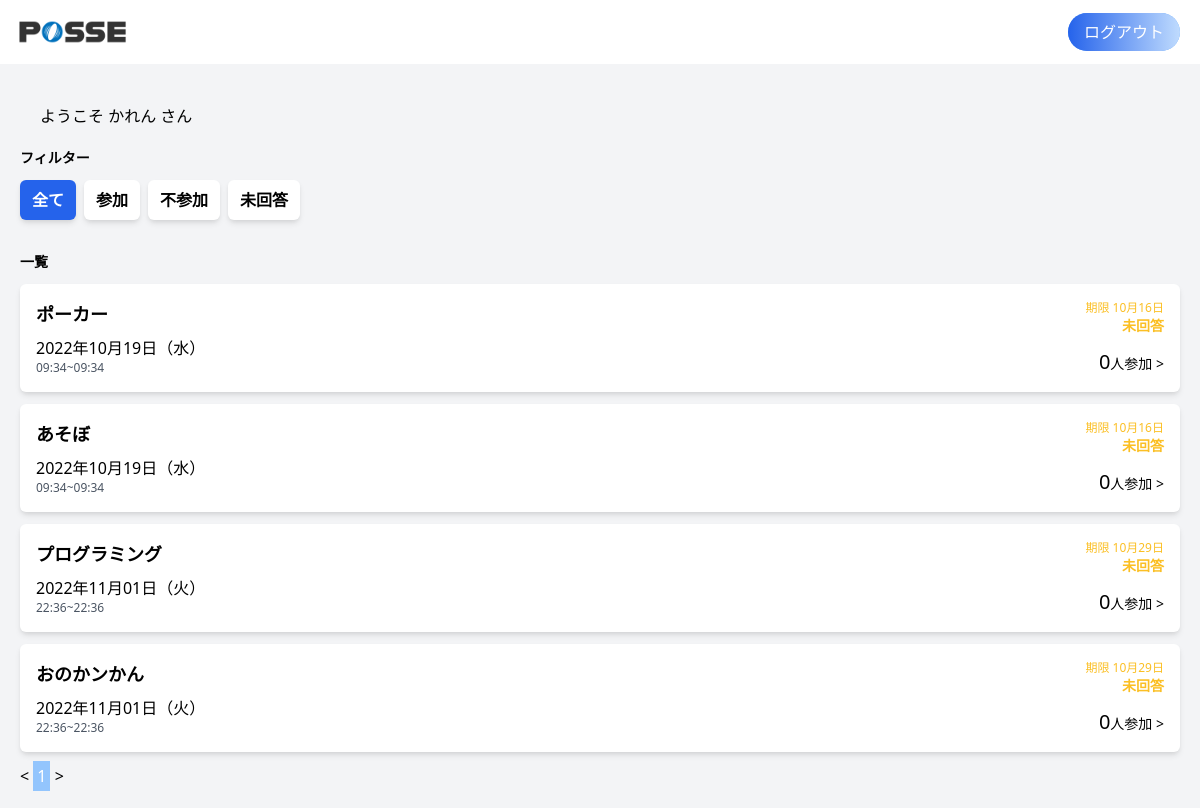
Page /index.php (signed in) on the committed database.
### tables this page shows
CREATE TABLE `events` (
  `id` int NOT NULL,
  `name` varchar(10) NOT NULL,
  `detail` text,
  `start_at` datetime DEFAULT NULL,
  `end_at` datetime DEFAULT NULL,
  `created_at` datetime DEFAULT CURRENT_TIMESTAMP,
  `updated_at` datetime DEFAULT CURRENT_TIMESTAMP ON UPDATE CURRENT_TIMESTAMP,
  `deleted_at` datetime DEFAULT NULL
);

### src/index.php (the view, shortened to what this page needs)
<?php
require('dbconnect.php');
$user_id = $_SESSION['user_id'];
$today = date("Y-m-d H:i:s");
$stmt = $db->prepare("SELECT count(*) FROM events WHERE events.start_at >= '" . $today . "'");
$stmt->execute();
$count = $stmt->fetch();
$maxCount = ceil($count['count(*)'] / 10);
if (isset($_GET['page']) && is_numeric($_GET['page'])) {
  $page = $_GET['page'];
} else {
  $page = 1;
}
$firstCount = 10 * ($page - 1);
$status = filter_input(INPUT_GET, 'status');
if (isset($status)) {
  if ($_GET["status"] == "undefined") {
    $stmt = $db->prepare("SELECT * FROM events WHERE events.id NOT IN(SELECT event_id FROM event_attendance where user_id = '$user_id') AND events.start_at >= '" . $today . "' ORDER BY events.start_at ASC;");
    $stmt->execute();
  } else {
    $stmt = $db->prepare("SELECT events.id, events.name, events.start_at, events.end_at, count(event_attendance.id) AS total_participants FROM events LEFT JOIN event_attendance ON events.id = event_attendance.event_id WHERE events.start_at >= '" . $today . "' AND event_attendance.user_id = ? AND event_attendance.status = ? GROUP BY events.id ORDER BY events.start_at ASC LIMIT $firstCount,10");
    $stmt->execute(array($_SESSION['user_id'], $status));
  }
} else {
  $stmt = $db->prepare("SELECT events.id, events.name, events.start_at, events.end_at, count(event_attendance.id) AS total_participants FROM events LEFT JOIN event_attendance ON events.id = event_attendance.event_id WHERE events.start_at >= '" . $today . "' GROUP BY events.id ORDER BY events.start_at ASC LIMIT $firstCount,10");
  $stmt->execute();
}
$events = $stmt->fetchAll();
function get_day_of_week($w)
{
  $day_of_week_list = ['日', '月', '火', '水', '木', '金', '土'];
  return $day_of_week_list["$w"];
}
?>
<!DOCTYPE html>
<html lang="ja">
<head>
  <link href="https://unpkg.com/tailwindcss@^2/dist/tailwind.min.css" rel="stylesheet">
</head>
<body>
  <header class="h-16">
    <div class="flex justify-between items-center w-full h-full mx-auto pl-2 pr-5">
      <div class="h-full">
        <img src="img/header-logo.png" alt="" class="h-full">
      </div>
      <div>
        <a class="text-white bg-blue-400 px-4 py-2 rounded-3xl bg-gradient-to-r from-blue-600 to-blue-200" href="auth/login/logout.php">ログアウト</a>
      </div>
    </div>
  </header>
  <main class="bg-gray-100">
    <div class="w-full mx-auto p-5">
      <p class="ml-5 my-5">ようこそ <?= $_SESSION['name'] ?> さん</p>
      <div id="filter" class="mb-8">
        <h2 class="text-sm font-bold mb-3">フィルター</h2>
        <div class="flex">
          <?php if ($status == '') : ?>
            <a href="/index.php" class="px-3 py-2 text-md font-bold mr-2 rounded-md shadow-md bg-blue-600 text-white">全て</a>
          <?php else : ?>
            <a href="/index.php" class="px-3 py-2 text-md font-bold mr-2 rounded-md shadow-md bg-white">全て</a>
          <?php endif; ?>
          <?php if ($status == '1') : ?>
            <a href="/index.php/?status=1" class="px-3 py-2 text-md font-bold mr-2 rounded-md shadow-md bg-blue-600 text-white">参加</a>
          <?php else : ?>
            <a href="/index.php/?status=1" class="px-3 py-2 text-md font-bold mr-2 rounded-md shadow-md bg-white">参加</a>
          <?php endif; ?>
          <?php if ($status == '2') : ?>
            <a href="/index.php/?status=2" class="px-3 py-2 text-md font-bold mr-2 rounded-md shadow-md bg-blue-600 text-white">不参加</a>
          <?php else : ?>
            <a href="/index.php/?status=2" class="px-3 py-2 text-md font-bold mr-2 rounded-md shadow-md bg-white">不参加</a>
          <?php endif; ?>
          <?php if ($status == 'undefined') : ?>
            <a href="/index.php/?status=undefined" class="px-3 py-2 text-md font-bold mr-2 rounded-md shadow-md bg-blue-600 text-white">未回答</a>
          <?php else : ?>
            <a href="/index.php/?status=undefined" class="px-3 py-2 text-md font-bold mr-2 rounded-md shadow-md bg-white">未回答</a>
          <?php endif; ?>
        </div>
      </div>
      <div id="events-list">
        <div class="flex justify-between items-center mb-3">
          <h2 class="text-sm font-bold">一覧</h2>
        </div>
        <?php foreach ($events as $event) :
          $start_date = strtotime($event['start_at']);
          $end_date = strtotime($event['end_at']);
          $day_of_week = get_day_of_week(date("w", $start_date));
        ?>
          <div class="modal-open bg-white mb-3 p-4 flex justify-between rounded-md shadow-md cursor-pointer" id="event-<?php echo $event['id']; ?>">
            <div>
              <h3 class="font-bold text-lg mb-2"><?php echo $event['name'] ?></h3>
              <p><?php echo date("Y年m月d日（${day_of_week}）", $start_date); ?></p>
              <p class="text-xs text-gray-600">
                <?php echo date("H:i", $start_date) . "~" . date("H:i", $end_date); ?>
              </p>
            </div>
            <div class="flex flex-col justify-between text-right">
              <div class="answer">
                <p class="hidden deadline text-xs text-yellow-400">期限 <?= date("m月d日", strtotime('-3 day', $end_date));; ?>
              </div>
              <a class="text-sm click-acord"><span class="text-xl count"></span>人参加 ></a>
            </div>
          </div>
        <?php endforeach; ?>
        <div class="mt-3">
          <?php if ($page > 1) : ?>
            <a href="index.php?page=<?= $page - 1; ?>" class="p-1">
              <</a>
              <?php else : ?>
                <span href="#"><</span>
                  <?php endif; ?>
                  <?php
                  for ($i = 0; $i < $maxCount; $i++) : ?>
                    <?php if ($i + 1 == $page) : ?>
                      <span class="p-1 bg-blue-300 text-white"><?= $i + 1; ?></span>
                    <?php else : ?>
                      <a href="index.php?page=<?= $i + 1; ?>" class="p-1"><?= $i + 1; ?></a>
                    <?php endif; ?>
                  <?php endfor; ?>
                  <?php if ($page < $maxCount) : ?>
                    <a href="index.php?page=<?= $page + 1; ?>" class="p-1">></a>
                  <?php else : ?>
                    <span href="#">></span>
                  <?php endif; ?>
        </div>
      </div>
    </div>
  </main>
</body>
</html>

### rows in the picture
events: name "ポーカー", start_at "2022年10月19日（水）", start_at "09:34", end_at "09:34", end_at "10月16日"
events: name "あそぼ", start_at "2022年10月19日（水）", start_at "09:34", end_at "09:34", end_at "10月16日"
events: name "プログラミング", start_at "2022年11月01日（火）", start_at "22:36", end_at "22:36", end_at "10月29日"
events: name "おのかンかん", start_at "2022年11月01日（火）", start_at "22:36", end_at "22:36", end_at "10月29日"

### other values in the picture
$_SESSION['name'] "かれん"
